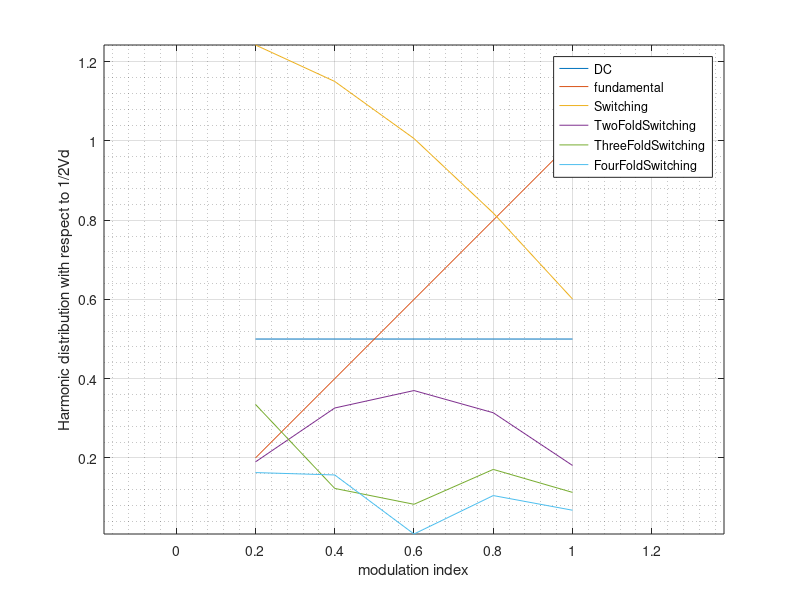
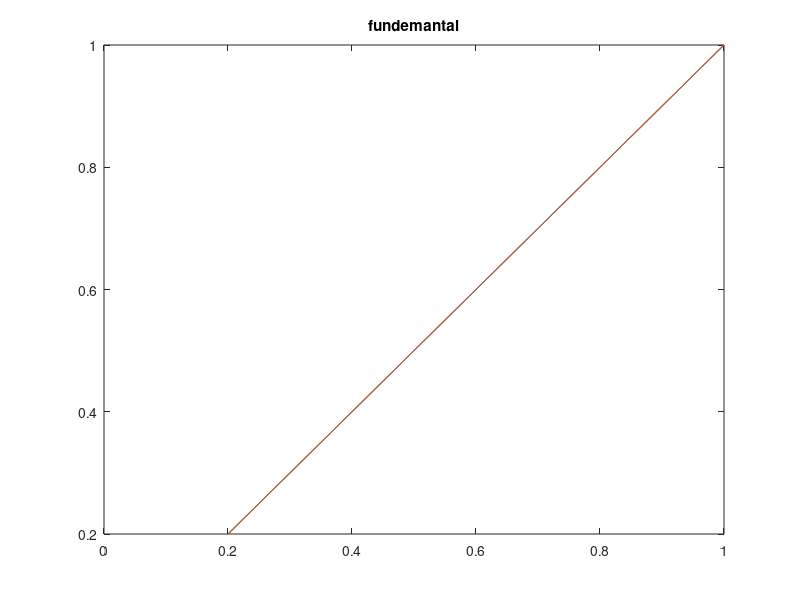
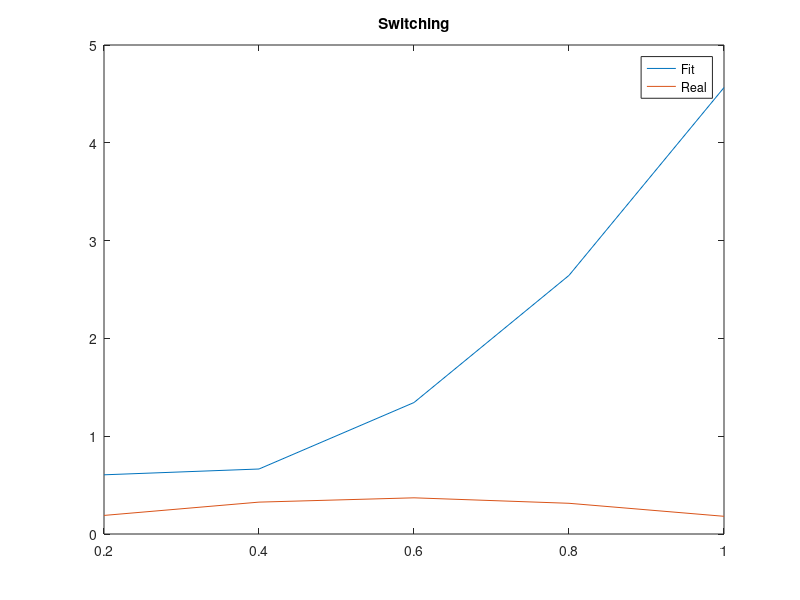

Write the MATLAB code that produced these figures, in order.
% Mohan 8.2 table 8-1  shows generalized harmonics

ma= [0.2 0.4 0.6 0.8 1.0];

DC=[1/2 1/2 1/2 1/2 1/2];

f1= [0.2 0.4 0.6 0.8 1.0];

mf=[1.242 1.15 1.006 0.818 0.601];

TwoMf1=[0.190 0.326 0.370 0.314 0.181];

ThreeMf=[0.335 0.123 0.083 0.171 0.113];

FourMf1=[0.163 0.157 0.008 0.105 0.068];

figure(1)
plot(ma,DC,ma,f1,ma,mf,ma,TwoMf1,ma,ThreeMf,ma,FourMf1);
xlabel('modulation index');
ylabel('Harmonic distribution with respect to 1/2Vd')
legend('DC','fundamental','Switching','TwoFoldSwitching','ThreeFoldSwitching','FourFoldSwitching');
grid on;
grid minor;
axis equal;

%%
p1=polyfit(f1,ma,2);
maFit=polyval(p1,ma);
figure();
plot(maFit,ma,f1,ma);
title('fundemantal');
%%
p2=polyfit(TwoMf1,ma,2);
TwoMf1Fit=polyval(p2,ma);
figure();
plot(ma,TwoMf1Fit,ma,TwoMf1);
legend('Fit','Real');
title('Switching');

%%
p3=polyfit(ThreeMf,ma,2);
ThreeMfFit= polyval(p3,ma);

p4=polyfit(FourMf1,ma,2);
ThreeMfFit=polyval(p3,ma);

